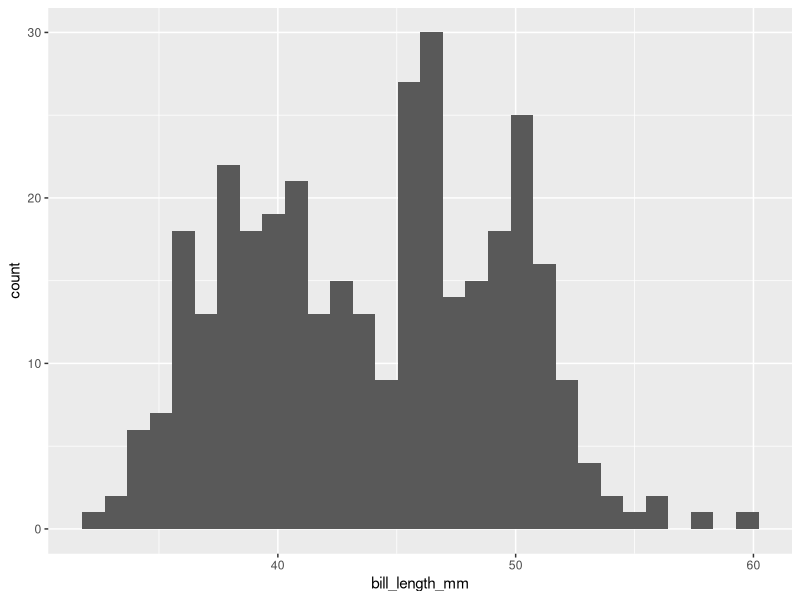

Generate this figure with R:
library(tidyverse)
install.packages('palmerpenguins')
library(palmerpenguins)

library(ggplot2)

penguins %>%
  ggplot(aes(x = bill_length_mm)) +
  geom_histogram()
